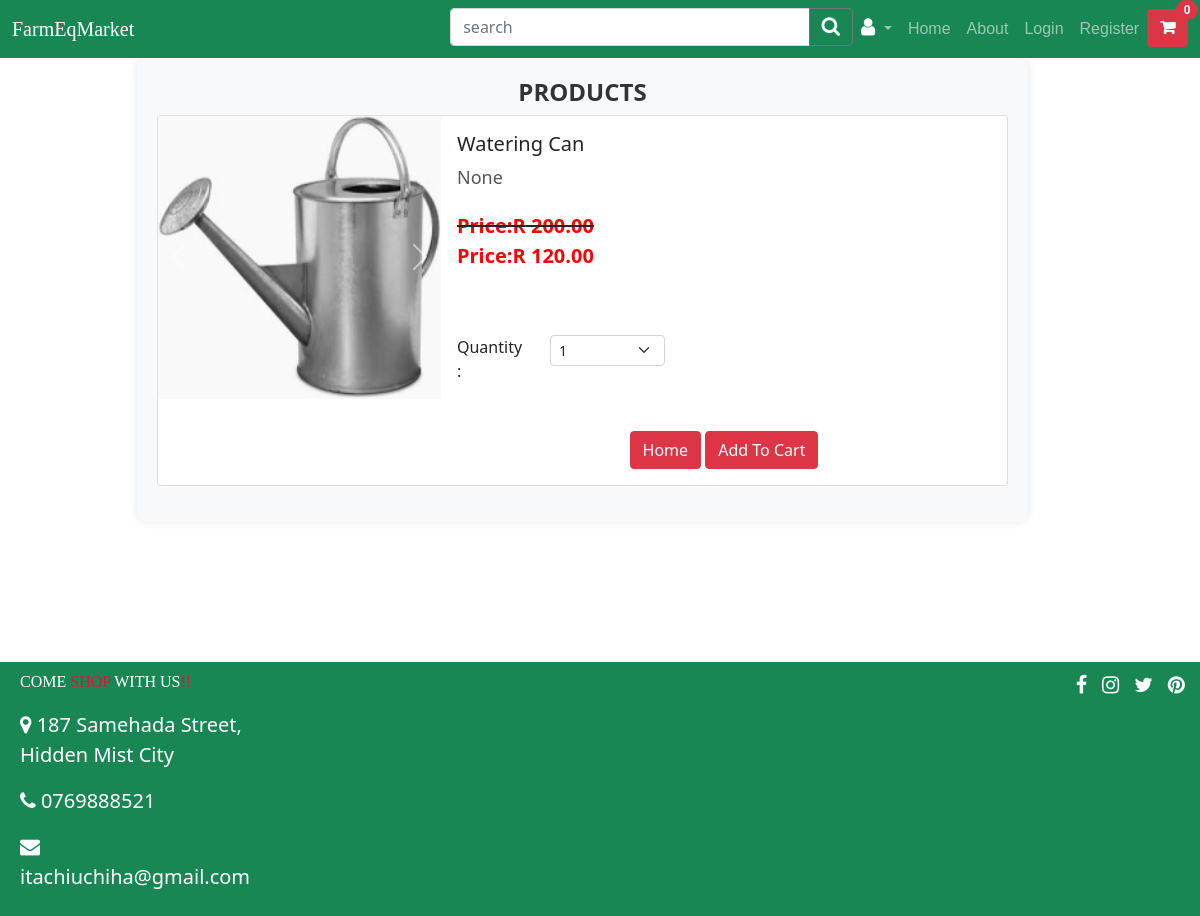
The app's page /product/4 with its own data.
### ecomm/models.py (models this page shows, shortened)
class Product(models.Model):
    image = models.ImageField(upload_to='pics')
    productName = models.CharField(max_length=255)
    price = models.DecimalField(default=0, decimal_places=2, max_digits=6)
    description = models.CharField(max_length=255, default='', blank=True, null=True)
    is_sale = models.BooleanField(default=False)
    sale_price = models.DecimalField(default=0, decimal_places=2, max_digits=6)
    video = models.FileField(upload_to="video/%y")

### ecomm/views.py (the view)
# urls.py: path('product/<int:pk>', views.product, name="product"),
def product(request, pk):
    product = Product.objects.get(id=pk)
    return render(request, 'product.html', {'product': product})#,{'prods': prods})

### cart/cart.py (called while the page is built)
    def __len__(self):
        return len(self.cart)

### cart/context_processors.py (called while the page is built)
def cart(request):
    return {'cart': Cart(request)}

### ecomm/templates/product.html (shortened to what this page needs)
{% extends 'base.html' %}
{% block content %}
<div class="container">
    <div class="row justify-content-center align-items-center">
        <div class="col-md-10">
            <div class="product-container fade-in">
                <h3 class="product-title text-center">PRODUCTS</h3>
                <div class="card mb-3">
                    <div class="row g-0">
                        <div class="col-md-4">
                            <div id="carouselExampleControlsNoTouching" class="carousel slide" data-bs-touch="false" data-bs-interval="false">
                                <div class="carousel-inner">
                                  <div class="carousel-item active">
                                    <img src="{{product.image.url}}" class="d-block w-100" alt="...">
                                  </div>
                                </div>
                                <button class="carousel-control-prev" type="button" data-bs-target="#carouselExampleControlsNoTouching" data-bs-slide="prev">
                                  <span class="carousel-control-prev-icon" aria-hidden="true"></span>
                                </button>
                                <button class="carousel-control-next text-danger" type="button" data-bs-target="#carouselExampleControlsNoTouching" data-bs-slide="next">
                                  <span class="carousel-control-next-icon" aria-hidden="true"></span>
                                </button>
                              </div>
                        </div>
                        <div class="col-md-8">
                            <div class="card-body">
                                <h5 class="card-title">{{product.productName}}</h5>
                                <p class="card-text product-description">{{product.description}}</p>
                                {% if product.is_sale%}
                                <strike><p class="card-text product-price"><strong>Price:R</strong> {{product.price}}</p></strike>
                                <p class="card-text product-price"><strong>Price:R</strong> {{product.sale_price}}</p>
                                {% else %}
                                <p class="card-text product-price">R{{product.price}}</p>
                                {% endif %}
                                <br><br>
                                <div class="row">
                                    <div class="col-md-2">Quantity: </div>
                                    <div class="col-md-3">
                                        <select class="form-select form-select-sm" id="qty-cart">
                                            <option value="1">1</option>
                                        </select>
                                    </div>
                                </div>
                                <br><br>
                                <div class="text-center">
                                    <a href="{% url 'home' %}" class="btn btn-danger">Home</a>
                                    <button type="button" class="btn btn-danger" value="{{product.id}}" id="add-cart">Add To Cart</button>
                                </div>
                            </div>
                        </div>
                    </div>
                </div>
            </div>
        </div>
    </div>
<br> <br>  <br>  <br>  <br>
</div>
{% endblock %}

### ecomm/templates/product.html (style rules this page uses)
.product-container { background-color: #f8f9fa; padding: 20px; border-radius: 10px; box-shadow: 0px 0px 10px rgba(0, 0, 0, 0.1); margin-bottom: 20px; margin-right: 35px; }
.product-title { font-size: 24px; font-weight: bold; color: #333; }
.product-description { font-size: 18px; color: #555; margin-bottom: 20px; }
.product-price { font-size: 20px; font-weight: bold; color: #f00; }
.fade-in { animation: fadeIn 1s ease-in-out; }

### records on screen
Product: image (picture), productName "Watering Can", description "None", price "200.00", sale_price "120.00"

### other values on screen
{{ cart|length }} "0"
